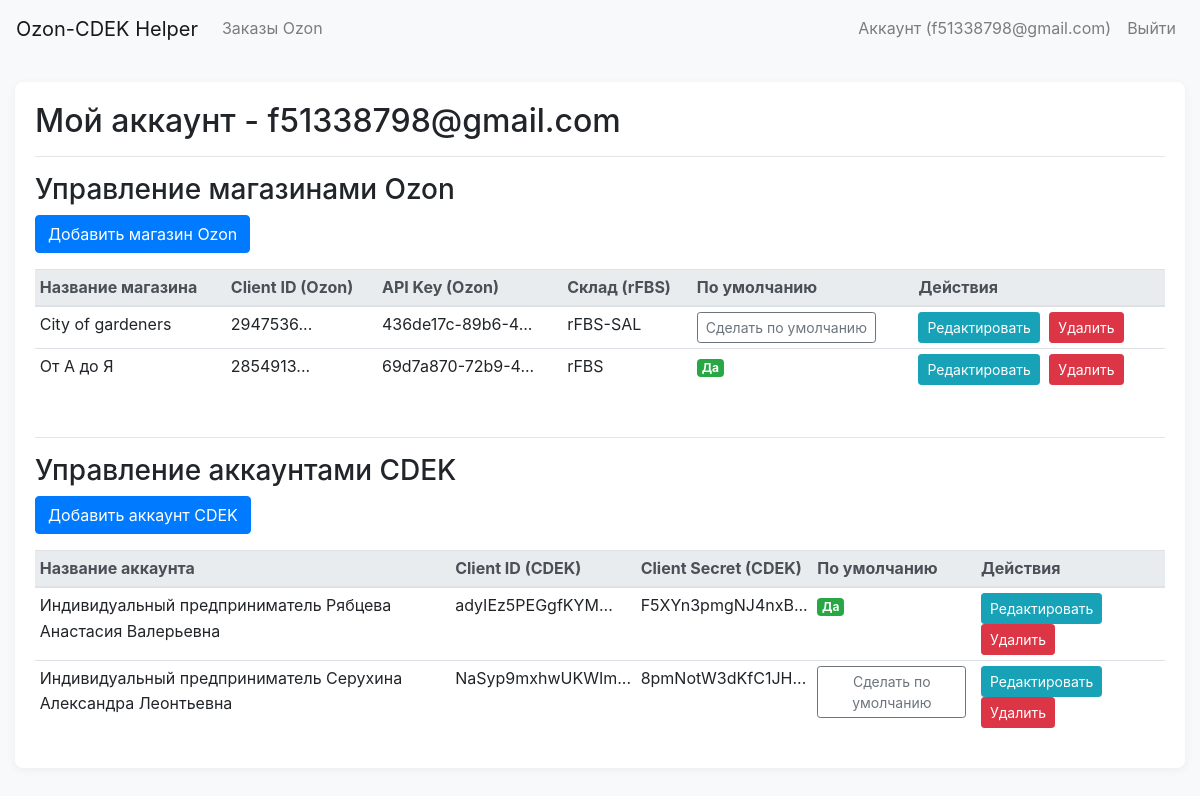
Page /account (signed in) on the committed database.
### models.py (models this page shows, shortened)
class User(db.Model, UserMixin):
    id = db.Column(db.Integer, primary_key=True)
    email = db.Column(db.String(120), unique=True, nullable=False)
    password_hash = db.Column(db.String(256), nullable=False)
    ozon_shops = db.relationship('OzonShop', backref='owner', lazy=True, cascade="all, delete-orphan")
    cdek_accounts = db.relationship('CdekAccount', backref='owner', lazy=True, cascade="all, delete-orphan")

class OzonShop(db.Model):
    id = db.Column(db.Integer, primary_key=True)
    shop_name = db.Column(db.String(150), nullable=False)
    client_id = db.Column(db.String(100), nullable=False)
    api_key = db.Column(db.String(200), nullable=False) # Ключи могут быть длинными
    warehouse_name = db.Column(db.String(100), nullable=True, default="rFBS")
    is_default = db.Column(db.Boolean, default=False)
    user_id = db.Column(db.Integer, db.ForeignKey('user.id'), nullable=False)

class CdekAccount(db.Model):
    id = db.Column(db.Integer, primary_key=True)
    account_name = db.Column(db.String(150), nullable=False)
    client_id = db.Column(db.String(100), nullable=False)
    client_secret = db.Column(db.String(100), nullable=False)
    is_default = db.Column(db.Boolean, default=False)
    user_id = db.Column(db.Integer, db.ForeignKey('user.id'), nullable=False)

### app.py (the view)
@app.route("/account")
@login_required
def account():
    ozon_shops = OzonShop.query.filter_by(user_id=current_user.id).order_by(OzonShop.shop_name).all()
    cdek_accounts = CdekAccount.query.filter_by(user_id=current_user.id).order_by(CdekAccount.account_name).all()
    return render_template('account.html', title='Мой аккаунт',
                           ozon_shops=ozon_shops,
                           cdek_accounts=cdek_accounts) # Передаем аккаунты CDEK

### app.py (called while the page is built)
@login_manager.user_loader
def load_user(user_id):
    return User.query.get(int(user_id))

### templates/account.html
{% extends "base.html" %}
{% block content %}
    <div class="content-section">
        <h2>{{ title }} - {{ current_user.email }}</h2>
        <hr>
        <h3>Управление магазинами Ozon</h3>
        <a href="{{ url_for('add_ozon_shop') }}" class="btn btn-primary mb-3">Добавить магазин Ozon</a>
        {% if ozon_shops %}
            <table class="table table-hover table-sm">
                <thead class="thead-light">
                    <tr>
                        <th>Название магазина</th>
                        <th>Client ID (Ozon)</th>
                        <th>API Key (Ozon)</th>
                        <th>Склад (rFBS)</th>
                        <th>По умолчанию</th>
                        <th>Действия</th>
                    </tr>
                </thead>
                <tbody>
                    {% for shop in ozon_shops %}
                        <tr>
                            <td>{{ shop.shop_name }}</td>
                            <td>{{ shop.client_id[:15] }}...</td>
                            <td>{{ shop.api_key[:15] }}...</td>
                            <td>{{ shop.warehouse_name if shop.warehouse_name else 'rFBS' }}</td>
                            <td>
                                {% if shop.is_default %}
                                    <span class="badge badge-success">Да</span>
                                {% else %}
                                    <form action="{{ url_for('set_default_ozon_shop', shop_id=shop.id) }}" method="POST" style="display: inline;">
                                        <button type="submit" class="btn btn-outline-secondary btn-sm">Сделать по умолчанию</button>
                                    </form>
                                {% endif %}
                            </td>
                            <td>
                                <a href="{{ url_for('edit_ozon_shop', shop_id=shop.id) }}" class="btn btn-info btn-sm">Редактировать</a>
                                <form action="{{ url_for('delete_ozon_shop', shop_id=shop.id) }}" method="POST" style="display: inline;" onsubmit="return confirm('Вы уверены, что хотите удалить этот магазин Ozon?');">
                                    <button type="submit" class="btn btn-danger btn-sm">Удалить</button>
                                </form>
                            </td>
                        </tr>
                    {% endfor %}
                </tbody>
            </table>
        {% else %}
            <div class="alert alert-info">
                У вас пока нет добавленных магазинов Ozon. <a href="{{ url_for('add_ozon_shop') }}">Добавить сейчас?</a>
            </div>
        {% endif %}
        <hr class="mt-5">
        <h3>Управление аккаунтами CDEK</h3>
        <a href="{{ url_for('add_cdek_account') }}" class="btn btn-primary mb-3">Добавить аккаунт CDEK</a>
        {% if cdek_accounts %}
            <table class="table table-hover table-sm">
                <thead class="thead-light">
                    <tr>
                        <th>Название аккаунта</th>
                        <th>Client ID (CDEK)</th>
                        <th>Client Secret (CDEK)</th>
                        <th>По умолчанию</th>
                        <th>Действия</th>
                    </tr>
                </thead>
                <tbody>
                    {% for acc in cdek_accounts %}
                        <tr>
                            <td>{{ acc.account_name }}</td>
                            <td>{{ acc.client_id[:15] }}...</td>
                            <td>{{ acc.client_secret[:15] }}...</td>
                            <td>
                                {% if acc.is_default %}
                                    <span class="badge badge-success">Да</span>
                                {% else %}
                                    <form action="{{ url_for('set_default_cdek_account', account_id=acc.id) }}" method="POST" style="display: inline;">
                                        <button type="submit" class="btn btn-outline-secondary btn-sm">Сделать по умолчанию</button>
                                    </form>
                                {% endif %}
                            </td>
                            <td>
                                <a href="{{ url_for('edit_cdek_account', account_id=acc.id) }}" class="btn btn-info btn-sm">Редактировать</a>
                                <form action="{{ url_for('delete_cdek_account', account_id=acc.id) }}" method="POST" style="display: inline;" onsubmit="return confirm('Вы уверены, что хотите удалить этот аккаунт CDEK?');">
                                    <button type="submit" class="btn btn-danger btn-sm">Удалить</button>
                                </form>
                            </td>
                        </tr>
                    {% endfor %}
                </tbody>
            </table>
        {% else %}
            <div class="alert alert-info">
                У вас пока нет добавленных аккаунтов CDEK. <a href="{{ url_for('add_cdek_account') }}">Добавить сейчас?</a>
            </div>
        {% endif %}
    </div>
{% endblock content %}

### templates/base.html (shortened to what this page needs)
<!DOCTYPE html>
<html lang="ru">
<head>
    <link href="https://stackpath.bootstrapcdn.com/bootstrap/4.5.2/css/bootstrap.min.css" rel="stylesheet">
    <link rel="stylesheet" href="{{ url_for('static', filename='style.css') }}">
</head>
<body>
    <nav class="navbar navbar-expand-lg navbar-light bg-light">
        <a class="navbar-brand" href="{{ url_for('index') }}">Ozon-CDEK Helper</a>
        <div class="collapse navbar-collapse" id="navbarNav">
            <ul class="navbar-nav mr-auto">
                <li class="nav-item">
                    <a class="nav-link" href="{{ url_for('index') }}">Заказы Ozon</a>
                </li>
            </ul>
            <ul class="navbar-nav">
                {% if current_user.is_authenticated %}
                    <li class="nav-item">
                        <a class="nav-link" href="{{ url_for('account') }}">Аккаунт ({{ current_user.email }})</a>
                    </li>
                    <li class="nav-item">
                        <a class="nav-link" href="{{ url_for('logout') }}">Выйти</a>
                    </li>
                {% endif %}
            </ul>
        </div>
    </nav>
    <div class="container mt-4">
        {% block content %}{% endblock %}
    </div>
</body>
</html>

### static/style.css (style rules this page uses)
body { font-family: -apple-system, BlinkMacSystemFont, "Segoe UI", Roboto, "Helvetica Neue", Arial, sans-serif; line-height: 1.6; background-color: #f8f9fa; color: #212529; }
.content-section { background: #ffffff; padding: 20px; border-radius: 8px; box-shadow: 0 2px 10px rgba(0,0,0,0.05); margin-bottom: 20px; }
.btn { margin-right: 5px; }
.container { max-width: 1200px; }

### rows in the picture
User: email "f51338798@gmail.com"
OzonShop: shop_name "City of gardeners", client "2947536", api_key "436de17c-89b6-4", warehouse_name "rFBS-SAL"
OzonShop: shop_name "От А до Я", client "2854913", api_key "69d7a870-72b9-4", warehouse_name "rFBS", is_default "Да"
CdekAccount: account_name "Индивидуальный предприниматель Рябцева Анастасия Валерьевна", client_id "adyIEz5PEGgfKYM", client_secret "F5XYn3pmgNJ4nxB", is_default "Да"
CdekAccount: account_name "Индивидуальный предприниматель Серухина Александра Леонтьевна", client_id "NaSyp9mxhwUKWIm", client_secret "8pmNotW3dKfC1JH"

### other values in the picture
{{ title }} "Мой аккаунт"
